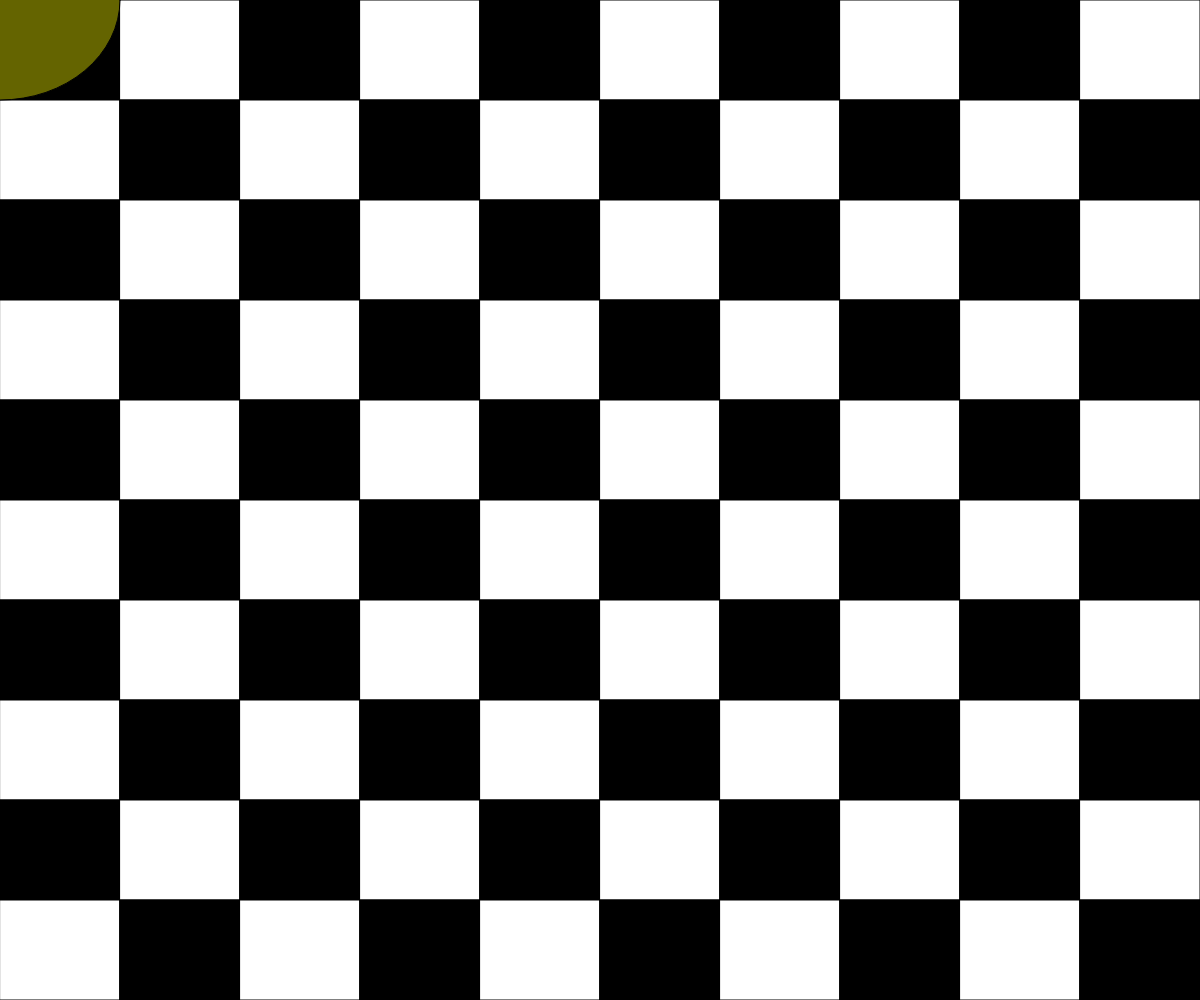
Frame 1 (no input)
Frame 60 (no input): identical to frame 1, image omitted
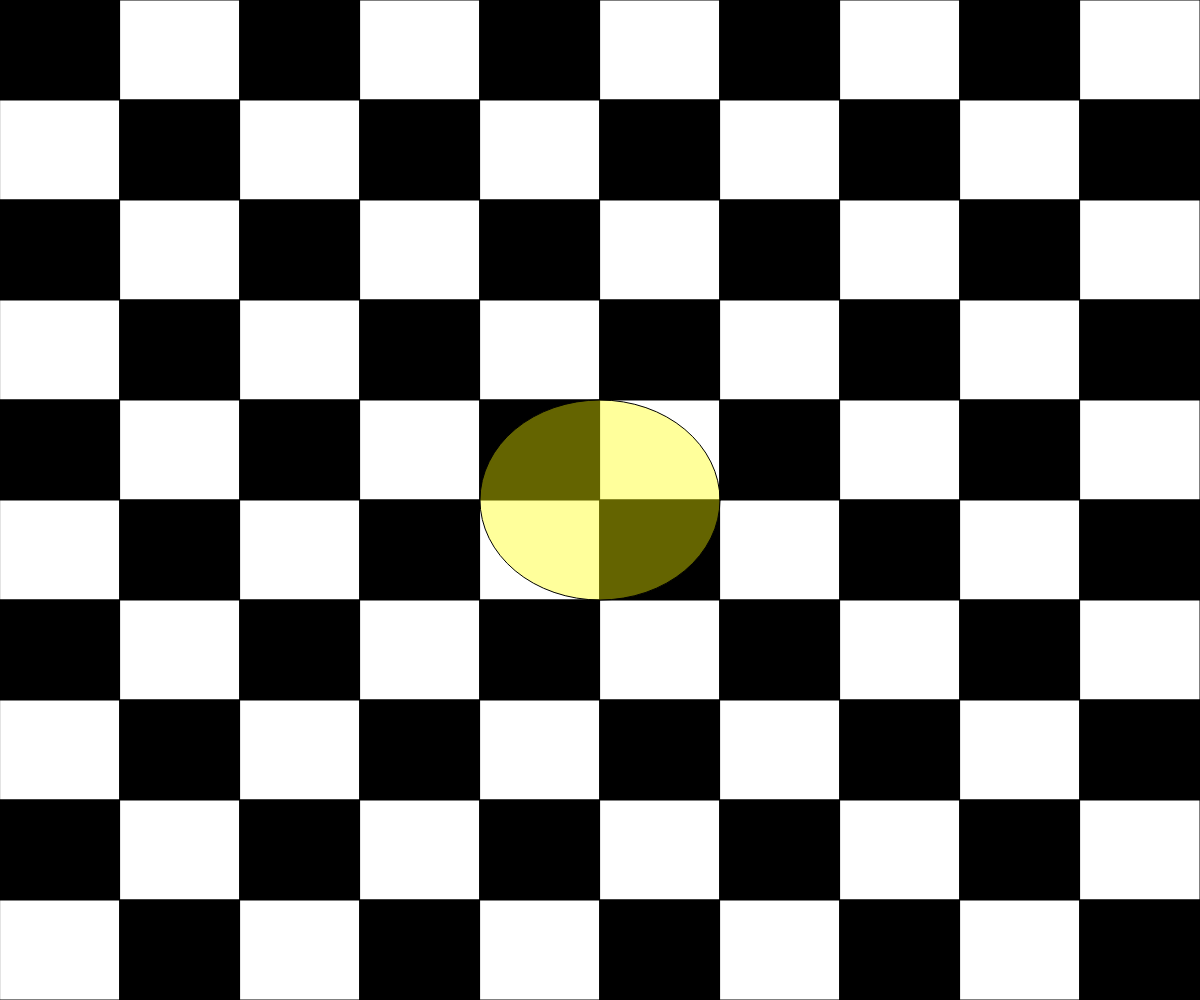
Frame 120 (the mouse pressed at the canvas centre since frame 60)

The p5.js sketch that drew these frames (run headless with seeded random() and noise() and a simulated clock; from frame 60 on, the mouse is pressed at the canvas centre):

// p5.js sketch
// ── sketch.js
var columns = 10;
var rows = 10;
var rectWidth = null;
var rectHeight = null;

function setup() {
  createCanvas(windowWidth, windowHeight);

  rectWidth = width / columns;
  rectHeight = height / rows;


}

function draw() {

  background(0);
  for (var i = 0; i < columns; i++) {
    for (var j = 0; j < columns; j++) {
      if ((i + j) % 2 === 0) {
        fill(0);
      } else {
        fill(255);
      }
      //fill(random(255));
      rect(i * rectWidth, j * rectHeight, rectWidth, rectHeight);
    }

  }
  
  fill(255, 255, 0, 100);
  var ellipseX = windowWidth/5;
  var ellipseY = windowHeight/5;
  
  ellipse(mouseX, mouseY, ellipseX, ellipseY);

}
